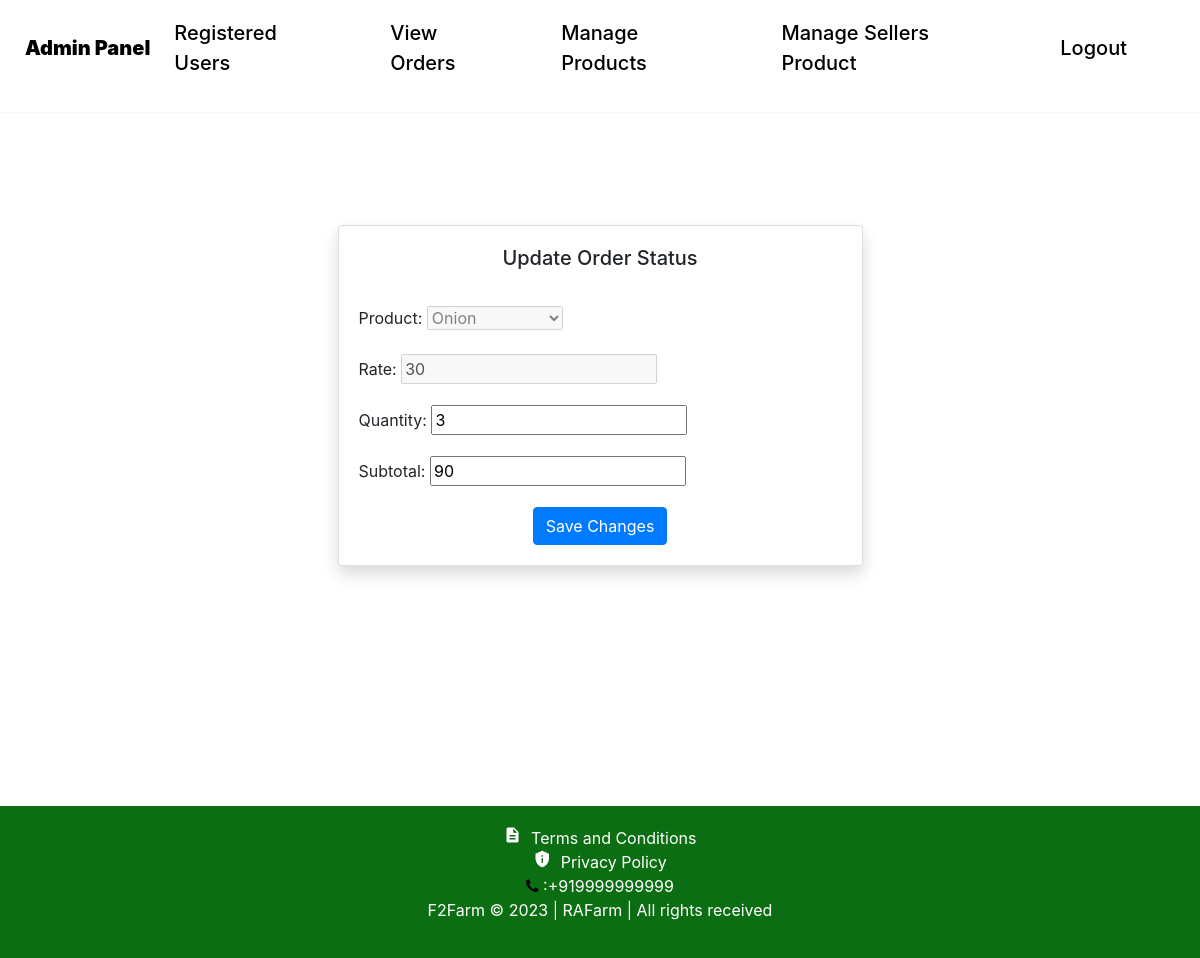
/edit-order/1/ (signed in), run on the app's committed database.
### F2FarmApp/models.py (models this page shows, shortened)
class CartProduct(models.Model):
    cart = models.ForeignKey(cart, on_delete=models.CASCADE)
    product = models.ForeignKey(Product, on_delete=models.CASCADE)
    rate = models.PositiveIntegerField()
    quantity = models.PositiveIntegerField()
    subtotal = models.PositiveIntegerField()

### F2FarmApp/views.py (the view)
# urls.py: path('edit-order/<int:product_id>/', views.edit_order, name='edit-order'),
@login_required(login_url='adminlogin')
def edit_order(request, product_id):
    product = get_object_or_404(models.CartProduct, id=product_id)
    if request.method == 'POST':
        form = forms.EditOrderForm(request.POST, instance=product)
        if form.is_valid():
            form.save()
            return redirect('admin-view-booking')  # Replace 'your-success-url' with the actual URL to redirect after successful edit
    else:
        form = forms.EditOrderForm(instance=product)
    return render(request, 'ecom/edit_order.html', {'form': form, 'product': product})

### F2FarmApp/forms.py
class EditOrderForm(forms.ModelForm):
    class Meta:
        model = models.CartProduct
        fields = ['product','rate','quantity', 'subtotal']
    def __init__(self, *args, **kwargs):
        super(EditOrderForm, self).__init__(*args, **kwargs)
        self.fields['product'].widget.attrs['readonly'] = True
        self.fields['rate'].widget.attrs['readonly'] = True
        self.fields['product'].disabled = True
        self.fields['rate'].disabled = True

### F2FarmApp/models.py (called while the page is built)
    def __str__(self):
        return self.name

### F2FarmApp/templates/ecom/edit_order.html (shortened to what this page needs)
{% extends 'ecom/admin_base.html' %}
{% load widget_tweaks %}
{% block content %}
<head>
  <link href="//maxcdn.bootstrapcdn.com/bootstrap/4.1.1/css/bootstrap.min.css" rel="stylesheet" id="bootstrap-css">
</head>
<br><br>
<form method="post">
  <div class="container mt-5">
    <div class="row justify-content-center">
      <div class="col-md-6">
        <div class="card shadow">
          <div class="card-body">
            <h5 class="card-title text-center">Update Order Status</h5><br>
            <form method="post" action="{% url 'edit-order' product.id %}">
                {{ form.as_p }}
                <div class="text-center mt-3">
                  <button type="submit" class="btn btn-primary">Save Changes</button>
                </div>
            </form>
          </div>
        </div>
      </div>
    </div>
  </div>
</form>
{% endblock content %}

### F2FarmApp/templates/ecom/admin_base.html (style rules this page uses)
body { background-color: #FFFFFF; margin: 0; padding: 0; box-sizing: border-box; }
body { margin: 0; padding: 0; }

### data on the page
CartProduct: product "Onion", rate "30", quantity "3", subtotal "90"
